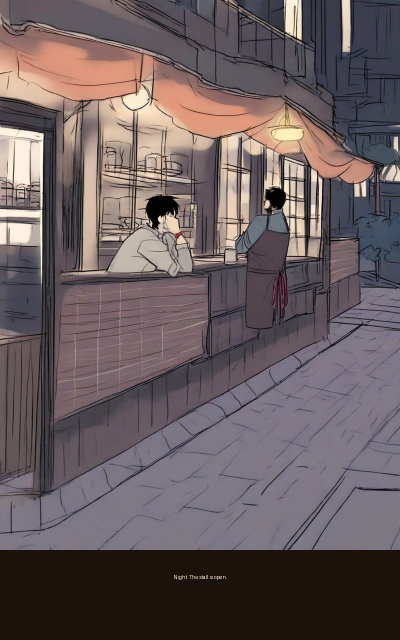
#> input picture docs/tea-stall/01.jpg, 800 x 1280 px, given in place of 01.png, which was not available (shown at 1/2 size)
$ python letter_ep1.py
#> lines starting #> are read from the running program, lines starting #| are printed output that depends on the picture; pictures that were not available may be replaced by others from this repository, and a replacement may not be noted
"""Make WEBTOON files from the raw panels. Words are added here, not by the model."""
from pathlib import Path

from PIL import Image, ImageDraw, ImageFont

RAW = Path("/workspace/out/raw")
OUT = Path("/workspace/out/webtoon")
OUT.mkdir(parents=True, exist_ok=True)

LINES = [
    "Night. The stall is open.",
    "He wipes the counter clean.",
    "The kettle is ready.",
    "A tired man stops.",
    "One clay cup.",
    "He holds it, and says nothing.",
    "The seller listens.",
    "A red thread, and a warm cup.",
    "Cardamom, for the worry.",
    "The shoulders drop.",
    "Coins on the wood.",
    "The lamp stays lit.",
]

FONT_CANDIDATES = [
    "/usr/share/fonts/truetype/dejavu/DejaVuSans.ttf",
    "/usr/share/fonts/truetype/liberation/LiberationSans-Regular.ttf",
]


def font(size: int) -> ImageFont.ImageFont:
    for path in FONT_CANDIDATES:
        if Path(path).exists():
            return ImageFont.truetype(path, size)
    return ImageFont.load_default()


def panel(src: Path, line: str, dest: Path) -> None:
#> called with line = 'Night. The stall is open.'
    art = Image.open(src).convert("RGB")
#> art is the input picture: PIL image 800x1280 RGB; mean R, G, B 104.9, 92.7, 94.9
    canvas = Image.new("RGB", (800, 1280), (28, 18, 12))
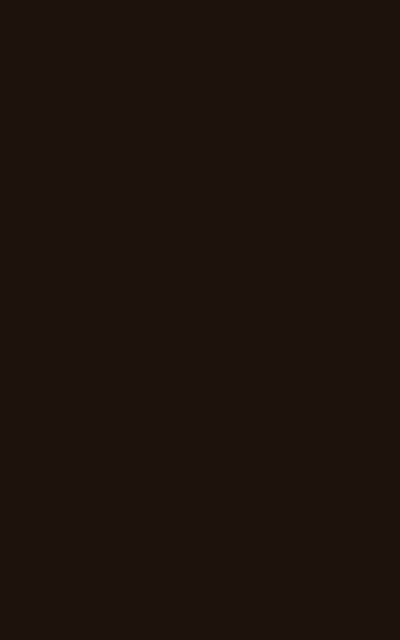
#> canvas: PIL image 800x1280 RGB (shown at 1/2 size); mean R, G, B 28, 18, 12
    art = art.resize((800, 1100), Image.Resampling.LANCZOS)
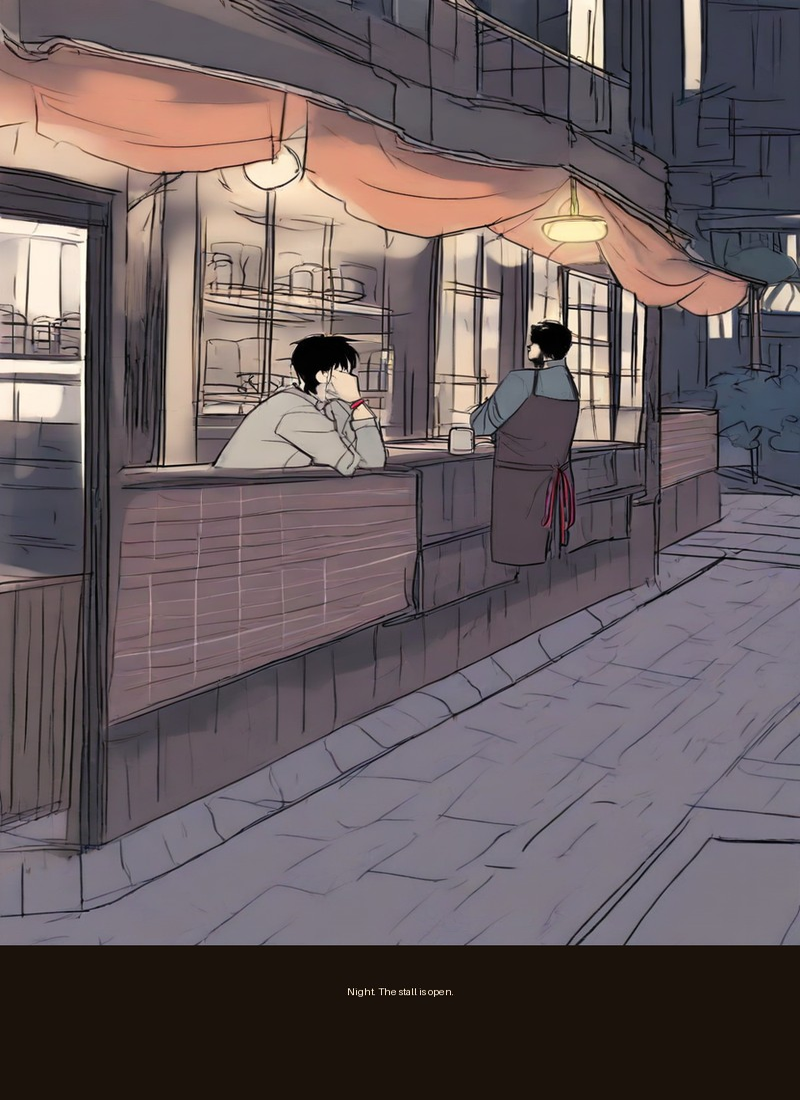
#> art: PIL image 800x1100 RGB; mean R, G, B 104.9, 92.7, 94.9
    canvas.paste(art, (0, 0))
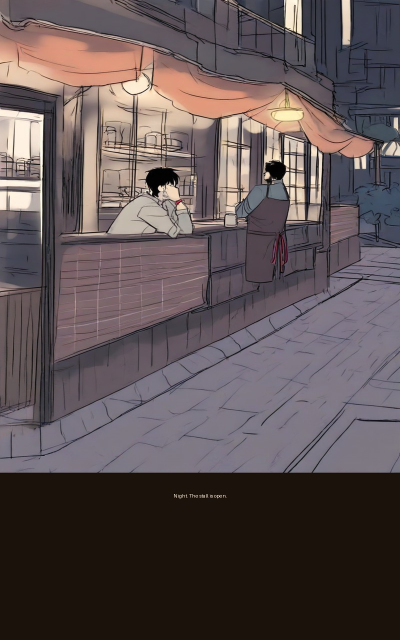
#> canvas: PIL image 800x1280 RGB (shown at 1/2 size); mean R, G, B 94, 82.2, 83.3
    draw = ImageDraw.Draw(canvas)
    pen = font(36)
    box = draw.textbbox((0, 0), line, font=pen)
#> box = (0, 7, 426, 41)
    width = box[2] - box[0]
#> width = 426
    draw.text(((800 - width) / 2, 1148), line, fill=(255, 236, 210), font=pen)
    for quality in (90, 85, 80, 75, 70):
        canvas.save(dest, "JPEG", quality=quality, optimize=True)
        if dest.stat().st_size < 2_000_000:
            break
#> this loop made 1 pass
#> pass 1, in panel, `canvas.save(dest, "JPEG", quality=quality, optimize=True)`:
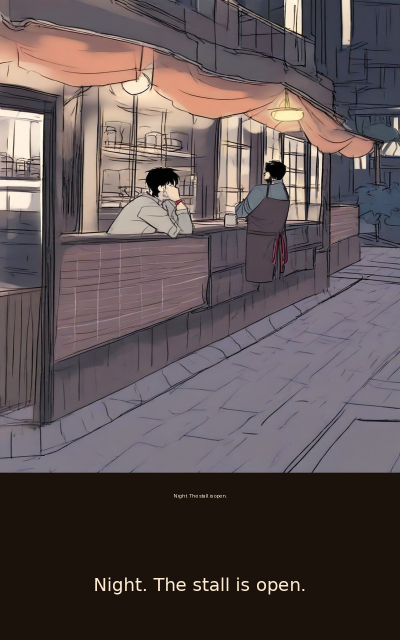
#> saved as 01.jpg: PIL image 800x1280 RGB (shown at 1/2 size); mean R, G, B 94.7, 82.8, 83.9


def thumb(src: Path, size: tuple[int, int], dest: Path, limit: int) -> None:
    from PIL import ImageOps

    image = ImageOps.fit(Image.open(src).convert("RGB"), size, Image.Resampling.LANCZOS)
    for quality in (90, 85, 80, 75, 65, 55):
        image.save(dest, "JPEG", quality=quality, optimize=True)
        if dest.stat().st_size < limit:
            break


def main() -> None:
    first = None
    for index, line in enumerate(LINES, start=1):
        src = RAW / f"{index:02d}.png"
        dest = OUT / f"{index:02d}.jpg"
        panel(src, line, dest)
        first = first or dest
        print("page", dest.name, dest.stat().st_size, flush=True)
    thumb(RAW / "01.png", (1080, 1080), OUT / "thumb-square.jpg", 500_000)
    thumb(RAW / "01.png", (1080, 1920), OUT / "thumb-vertical.jpg", 700_000)
    thumb(RAW / "01.png", (160, 151), OUT / "thumb-episode.jpg", 200_000)
    print("thumbs", flush=True)


if __name__ == "__main__":
#> (the run stopped early here; a loop or call above may not have finished)

$ run again, with docs/tea-stall/02.jpg copied over docs/tea-stall/01.jpg
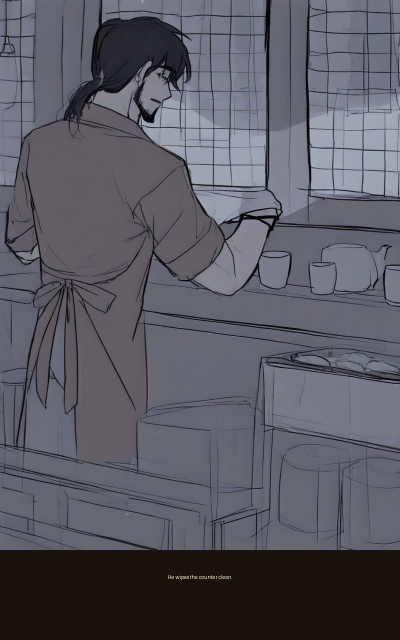
#> input picture docs/tea-stall/02.jpg, 800 x 1280 px, given in place of 01.png, which was not available (shown at 1/2 size)
#> in panel, art is the input picture: PIL image 800x1280 RGB; mean R, G, B 90, 89.8, 98.1
#> in panel, `art = art.resize((800, 1100), Image.Resampling.LANCZOS)`:
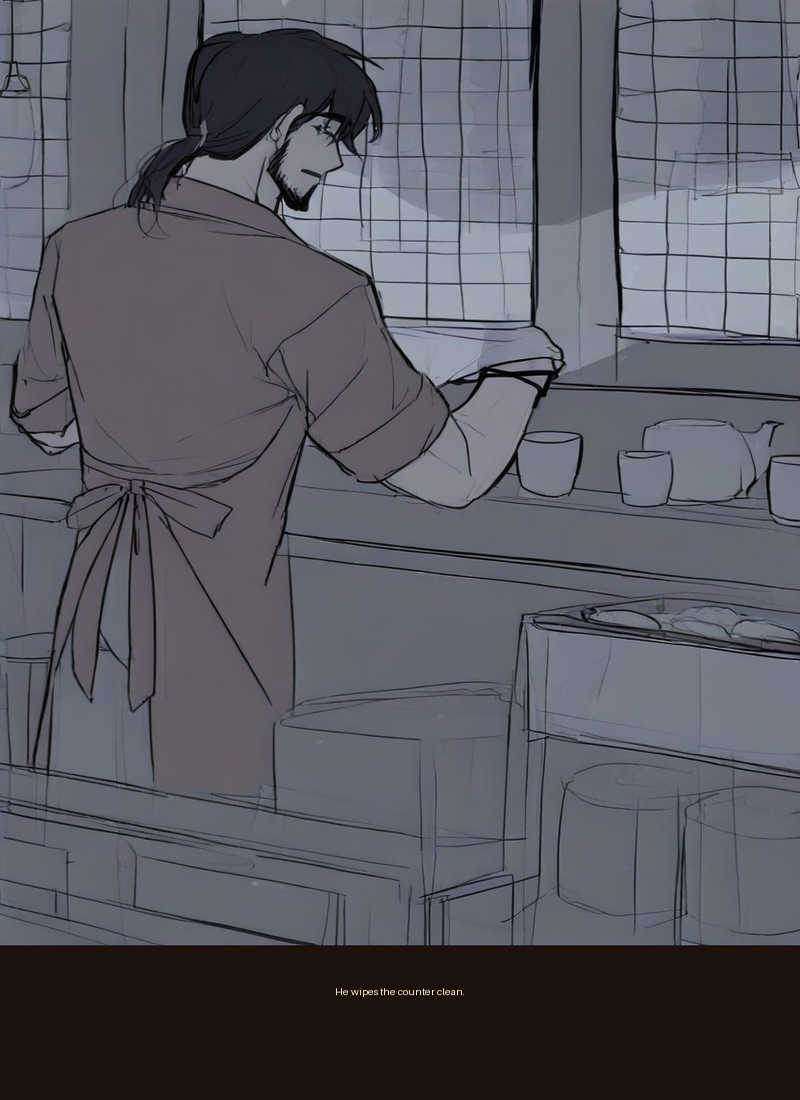
#> art: PIL image 800x1100 RGB; mean R, G, B 90, 89.8, 98.1
#> box = (0, 7, 426, 41)
#> width = 426
#> the loop in panel, `for quality in (90, 85, 80, 75, 70):` made 1 pass
#> pass 1, in panel, `canvas.save(dest, "JPEG", quality=quality, optimize=True)`:
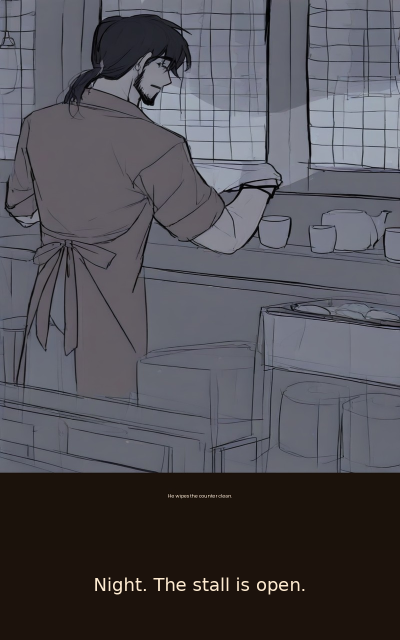
#> saved as 01.jpg: PIL image 800x1280 RGB (shown at 1/2 size); mean R, G, B 82, 80.4, 86.6

$ run again, with docs/tea-stall/03.jpg copied over docs/tea-stall/01.jpg
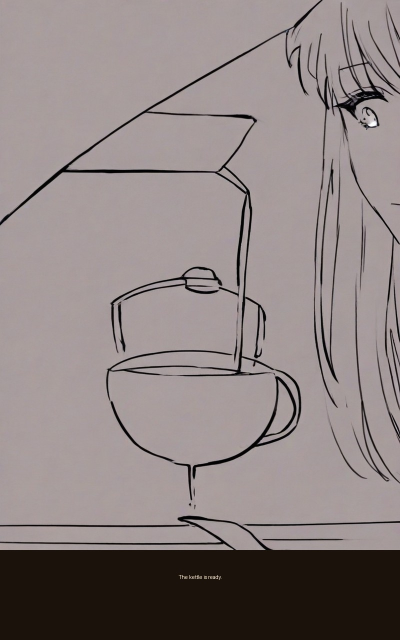
#> input picture docs/tea-stall/03.jpg, 800 x 1280 px, given in place of 01.png, which was not available (shown at 1/2 size)
#> in panel, art is the input picture: PIL image 800x1280 RGB; mean R, G, B 140.9, 130.5, 129.6
#> in panel, `art = art.resize((800, 1100), Image.Resampling.LANCZOS)`:
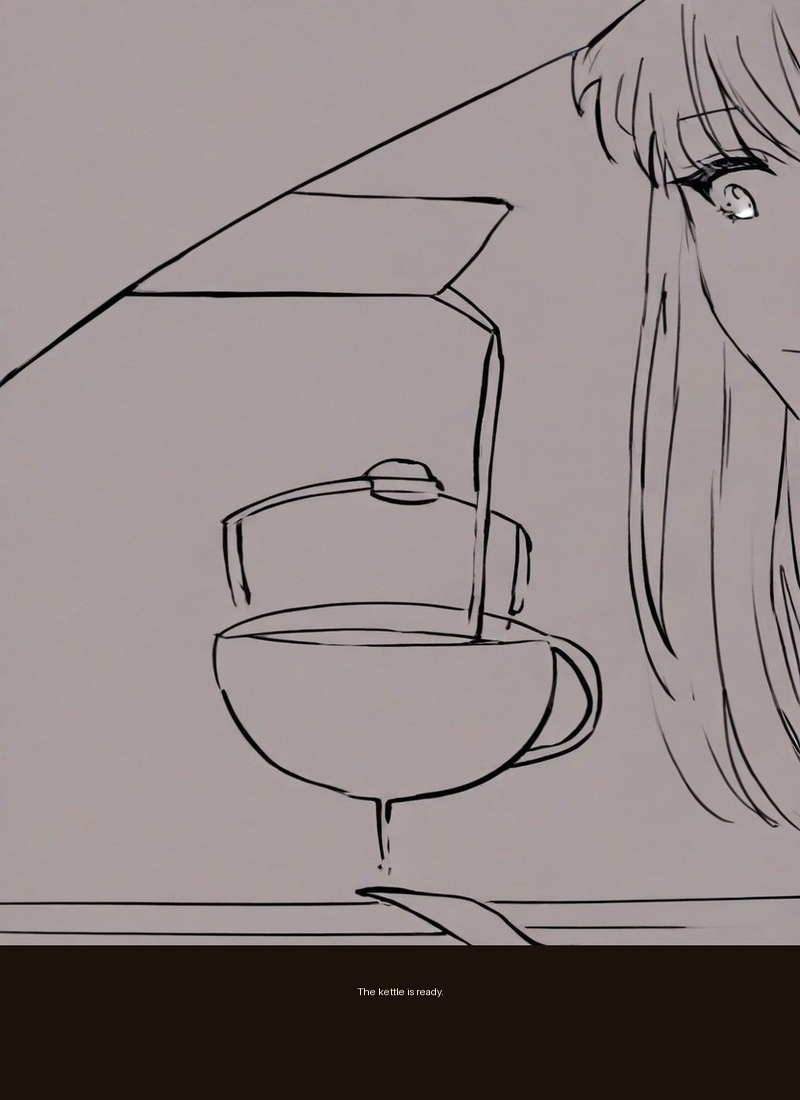
#> art: PIL image 800x1100 RGB; mean R, G, B 140.9, 130.5, 129.6
#> box = (0, 7, 426, 41)
#> width = 426
#> the loop in panel, `for quality in (90, 85, 80, 75, 70):` made 1 pass
#> pass 1, in panel, `canvas.save(dest, "JPEG", quality=quality, optimize=True)`:
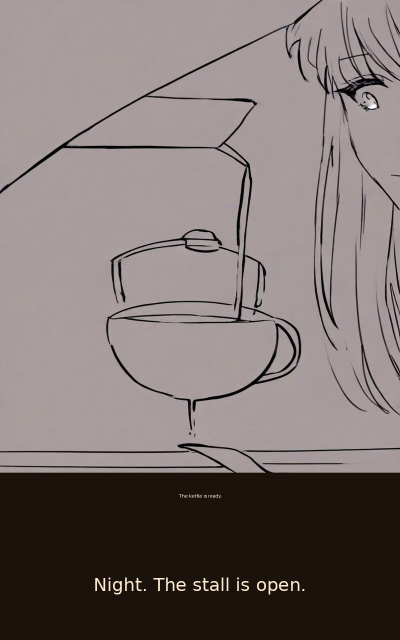
#> saved as 01.jpg: PIL image 800x1280 RGB (shown at 1/2 size); mean R, G, B 125.7, 115.3, 113.7

$ run again, with docs/tea-stall/04.jpg copied over docs/tea-stall/01.jpg
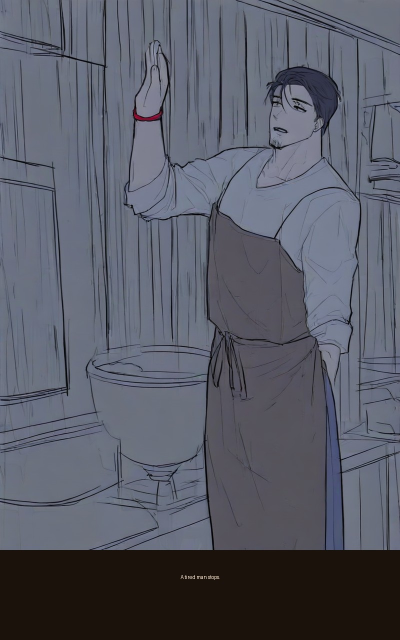
#> input picture docs/tea-stall/04.jpg, 800 x 1280 px, given in place of 01.png, which was not available (shown at 1/2 size)
#> in panel, art is the input picture: PIL image 800x1280 RGB; mean R, G, B 88.9, 91.5, 103.1
#> in panel, `art = art.resize((800, 1100), Image.Resampling.LANCZOS)`:
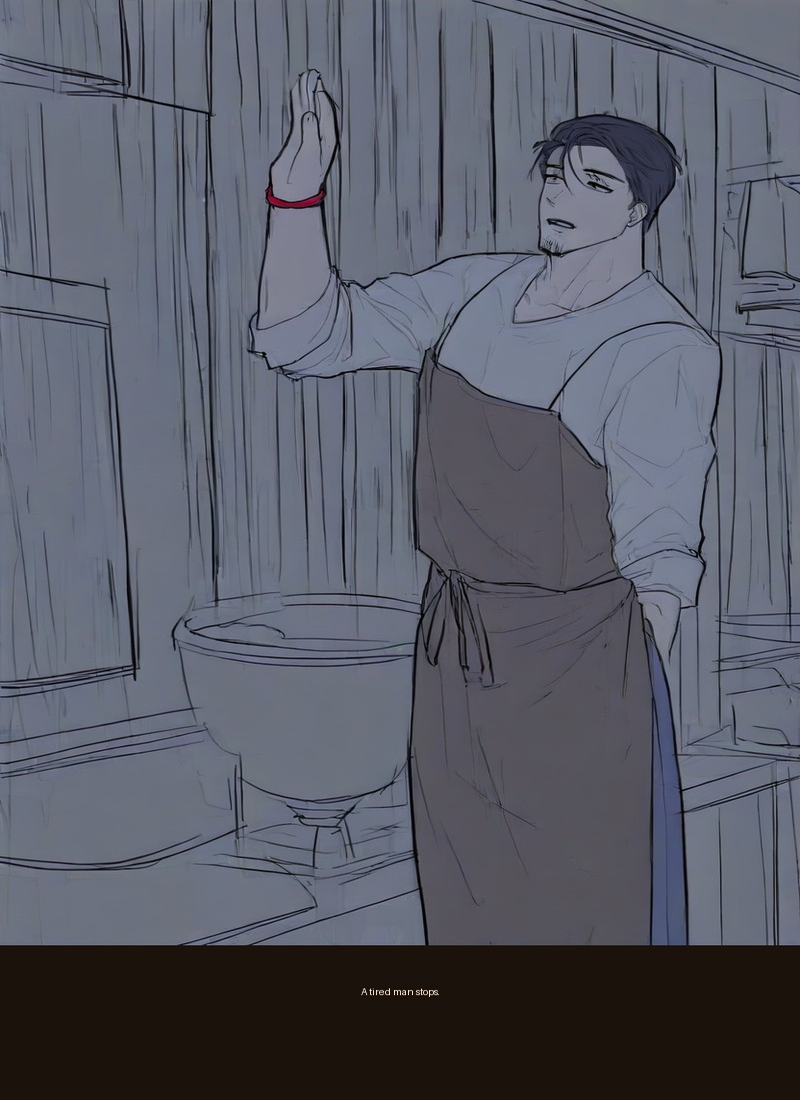
#> art: PIL image 800x1100 RGB; mean R, G, B 88.9, 91.5, 103.1
#> box = (0, 7, 426, 41)
#> width = 426
#> the loop in panel, `for quality in (90, 85, 80, 75, 70):` made 1 pass
#> pass 1, in panel, `canvas.save(dest, "JPEG", quality=quality, optimize=True)`:
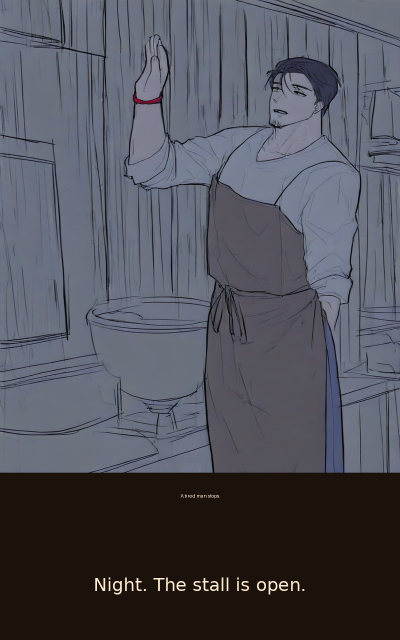
#> saved as 01.jpg: PIL image 800x1280 RGB (shown at 1/2 size); mean R, G, B 81, 81.8, 90.9
